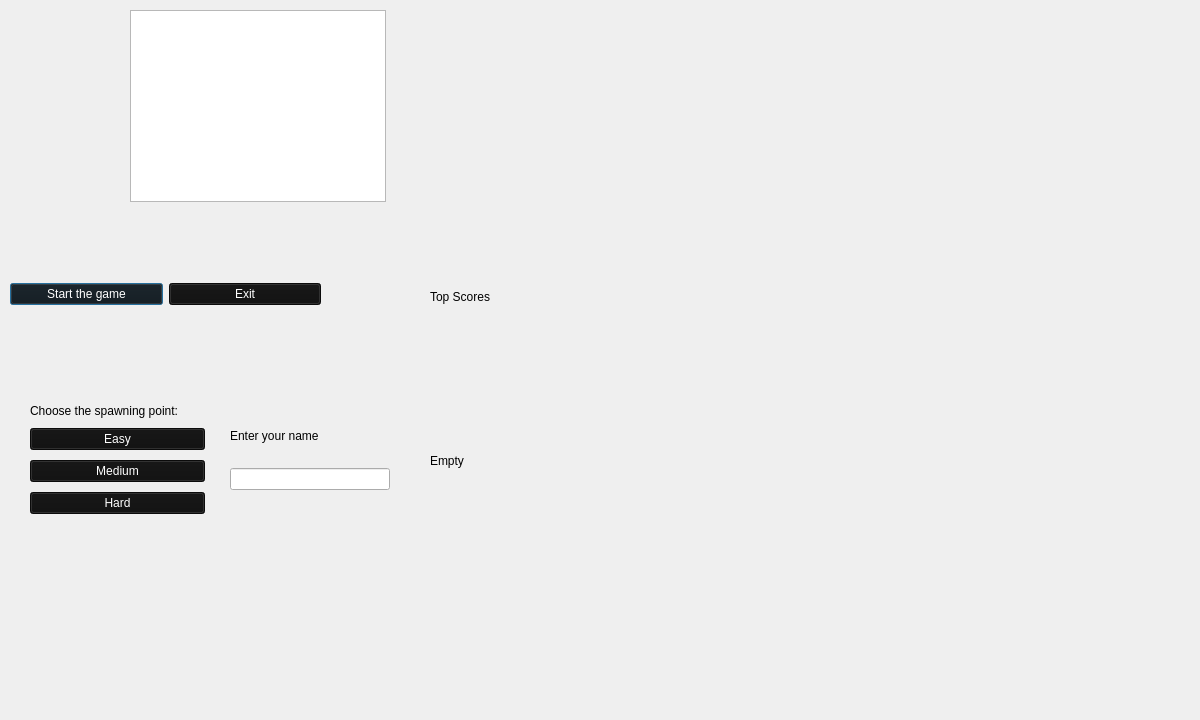
<?xml version="1.0" encoding="UTF-8"?>
<ui version="4.0">
 <class>StartMenu</class>
 <widget class="QDialog" name="StartMenu">
  <property name="geometry">
   <rect>
    <x>0</x>
    <y>0</y>
    <width>1200</width>
    <height>720</height>
   </rect>
  </property>
  <property name="sizePolicy">
   <sizepolicy hsizetype="Fixed" vsizetype="Fixed">
    <horstretch>0</horstretch>
    <verstretch>0</verstretch>
   </sizepolicy>
  </property>
  <property name="minimumSize">
   <size>
    <width>1200</width>
    <height>720</height>
   </size>
  </property>
  <property name="maximumSize">
   <size>
    <width>1200</width>
    <height>720</height>
   </size>
  </property>
  <property name="windowTitle">
   <string>Dialog</string>
  </property>
  <widget class="QWidget" name="layoutWidget">
   <property name="geometry">
    <rect>
     <x>10</x>
     <y>280</y>
     <width>311</width>
     <height>28</height>
    </rect>
   </property>
   <layout class="QHBoxLayout" name="horizontalLayout">
    <item>
     <widget class="QPushButton" name="StartBtn">
      <property name="palette">
       <palette>
        <active>
         <colorrole role="Button">
          <brush brushstyle="SolidPattern">
           <color alpha="255">
            <red>16</red>
            <green>16</green>
            <blue>16</blue>
           </color>
          </brush>
         </colorrole>
         <colorrole role="ButtonText">
          <brush brushstyle="SolidPattern">
           <color alpha="255">
            <red>255</red>
            <green>255</green>
            <blue>255</blue>
           </color>
          </brush>
         </colorrole>
         <colorrole role="Base">
          <brush brushstyle="SolidPattern">
           <color alpha="255">
            <red>16</red>
            <green>16</green>
            <blue>16</blue>
           </color>
          </brush>
         </colorrole>
         <colorrole role="Window">
          <brush brushstyle="SolidPattern">
           <color alpha="255">
            <red>16</red>
            <green>16</green>
            <blue>16</blue>
           </color>
          </brush>
         </colorrole>
        </active>
        <inactive>
         <colorrole role="Button">
          <brush brushstyle="SolidPattern">
           <color alpha="255">
            <red>16</red>
            <green>16</green>
            <blue>16</blue>
           </color>
          </brush>
         </colorrole>
         <colorrole role="ButtonText">
          <brush brushstyle="SolidPattern">
           <color alpha="255">
            <red>255</red>
            <green>255</green>
            <blue>255</blue>
           </color>
          </brush>
         </colorrole>
         <colorrole role="Base">
          <brush brushstyle="SolidPattern">
           <color alpha="255">
            <red>16</red>
            <green>16</green>
            <blue>16</blue>
           </color>
          </brush>
         </colorrole>
         <colorrole role="Window">
          <brush brushstyle="SolidPattern">
           <color alpha="255">
            <red>16</red>
            <green>16</green>
            <blue>16</blue>
           </color>
          </brush>
         </colorrole>
        </inactive>
        <disabled>
         <colorrole role="Button">
          <brush brushstyle="SolidPattern">
           <color alpha="255">
            <red>16</red>
            <green>16</green>
            <blue>16</blue>
           </color>
          </brush>
         </colorrole>
         <colorrole role="ButtonText">
          <brush brushstyle="SolidPattern">
           <color alpha="255">
            <red>120</red>
            <green>120</green>
            <blue>120</blue>
           </color>
          </brush>
         </colorrole>
         <colorrole role="Base">
          <brush brushstyle="SolidPattern">
           <color alpha="255">
            <red>16</red>
            <green>16</green>
            <blue>16</blue>
           </color>
          </brush>
         </colorrole>
         <colorrole role="Window">
          <brush brushstyle="SolidPattern">
           <color alpha="255">
            <red>16</red>
            <green>16</green>
            <blue>16</blue>
           </color>
          </brush>
         </colorrole>
        </disabled>
       </palette>
      </property>
      <property name="styleSheet">
       <string notr="true">background-color: rgb(16, 16, 16);</string>
      </property>
      <property name="text">
       <string>Start the game</string>
      </property>
     </widget>
    </item>
    <item>
     <widget class="QPushButton" name="ExitBtn">
      <property name="palette">
       <palette>
        <active>
         <colorrole role="Button">
          <brush brushstyle="SolidPattern">
           <color alpha="255">
            <red>16</red>
            <green>16</green>
            <blue>16</blue>
           </color>
          </brush>
         </colorrole>
         <colorrole role="ButtonText">
          <brush brushstyle="SolidPattern">
           <color alpha="255">
            <red>255</red>
            <green>255</green>
            <blue>255</blue>
           </color>
          </brush>
         </colorrole>
         <colorrole role="Base">
          <brush brushstyle="SolidPattern">
           <color alpha="255">
            <red>16</red>
            <green>16</green>
            <blue>16</blue>
           </color>
          </brush>
         </colorrole>
         <colorrole role="Window">
          <brush brushstyle="SolidPattern">
           <color alpha="255">
            <red>16</red>
            <green>16</green>
            <blue>16</blue>
           </color>
          </brush>
         </colorrole>
        </active>
        <inactive>
         <colorrole role="Button">
          <brush brushstyle="SolidPattern">
           <color alpha="255">
            <red>16</red>
            <green>16</green>
            <blue>16</blue>
           </color>
          </brush>
         </colorrole>
         <colorrole role="ButtonText">
          <brush brushstyle="SolidPattern">
           <color alpha="255">
            <red>255</red>
            <green>255</green>
            <blue>255</blue>
           </color>
          </brush>
         </colorrole>
         <colorrole role="Base">
          <brush brushstyle="SolidPattern">
           <color alpha="255">
            <red>16</red>
            <green>16</green>
            <blue>16</blue>
           </color>
          </brush>
         </colorrole>
         <colorrole role="Window">
          <brush brushstyle="SolidPattern">
           <color alpha="255">
            <red>16</red>
            <green>16</green>
            <blue>16</blue>
           </color>
          </brush>
         </colorrole>
        </inactive>
        <disabled>
         <colorrole role="Button">
          <brush brushstyle="SolidPattern">
           <color alpha="255">
            <red>16</red>
            <green>16</green>
            <blue>16</blue>
           </color>
          </brush>
         </colorrole>
         <colorrole role="ButtonText">
          <brush brushstyle="SolidPattern">
           <color alpha="255">
            <red>120</red>
            <green>120</green>
            <blue>120</blue>
           </color>
          </brush>
         </colorrole>
         <colorrole role="Base">
          <brush brushstyle="SolidPattern">
           <color alpha="255">
            <red>16</red>
            <green>16</green>
            <blue>16</blue>
           </color>
          </brush>
         </colorrole>
         <colorrole role="Window">
          <brush brushstyle="SolidPattern">
           <color alpha="255">
            <red>16</red>
            <green>16</green>
            <blue>16</blue>
           </color>
          </brush>
         </colorrole>
        </disabled>
       </palette>
      </property>
      <property name="styleSheet">
       <string notr="true">background-color: rgb(16,16,16);</string>
      </property>
      <property name="text">
       <string>Exit</string>
      </property>
     </widget>
    </item>
   </layout>
  </widget>
  <widget class="QGraphicsView" name="graphicsView">
   <property name="geometry">
    <rect>
     <x>130</x>
     <y>10</y>
     <width>256</width>
     <height>192</height>
    </rect>
   </property>
  </widget>
  <widget class="QWidget" name="verticalLayoutWidget_2">
   <property name="geometry">
    <rect>
     <x>430</x>
     <y>290</y>
     <width>411</width>
     <height>321</height>
    </rect>
   </property>
   <layout class="QVBoxLayout" name="verticalLayout_2">
    <item>
     <widget class="QLabel" name="label_2">
      <property name="sizePolicy">
       <sizepolicy hsizetype="Fixed" vsizetype="Fixed">
        <horstretch>0</horstretch>
        <verstretch>0</verstretch>
       </sizepolicy>
      </property>
      <property name="minimumSize">
       <size>
        <width>0</width>
        <height>0</height>
       </size>
      </property>
      <property name="text">
       <string>Top Scores</string>
      </property>
     </widget>
    </item>
    <item>
     <widget class="QLabel" name="scores">
      <property name="text">
       <string>Empty</string>
      </property>
     </widget>
    </item>
   </layout>
  </widget>
  <widget class="QWidget" name="verticalLayoutWidget_3">
   <property name="geometry">
    <rect>
     <x>230</x>
     <y>410</y>
     <width>160</width>
     <height>80</height>
    </rect>
   </property>
   <layout class="QVBoxLayout" name="verticalLayout_3">
    <item>
     <widget class="QLabel" name="label">
      <property name="text">
       <string>Enter your name</string>
      </property>
     </widget>
    </item>
    <item>
     <widget class="QLineEdit" name="lineEdit"/>
    </item>
   </layout>
  </widget>
  <widget class="QWidget" name="horizontalLayoutWidget">
   <property name="geometry">
    <rect>
     <x>30</x>
     <y>400</y>
     <width>175</width>
     <height>118</height>
    </rect>
   </property>
   <layout class="QHBoxLayout" name="horizontalLayout_2">
    <item>
     <layout class="QVBoxLayout" name="verticalLayout">
      <item>
       <widget class="QLabel" name="difficultyLbl">
        <property name="sizePolicy">
         <sizepolicy hsizetype="Fixed" vsizetype="Fixed">
          <horstretch>0</horstretch>
          <verstretch>0</verstretch>
         </sizepolicy>
        </property>
        <property name="text">
         <string>Choose the spawning point:</string>
        </property>
       </widget>
      </item>
      <item>
       <widget class="QPushButton" name="easyBtn">
        <property name="palette">
         <palette>
          <active>
           <colorrole role="Button">
            <brush brushstyle="SolidPattern">
             <color alpha="255">
              <red>16</red>
              <green>16</green>
              <blue>16</blue>
             </color>
            </brush>
           </colorrole>
           <colorrole role="ButtonText">
            <brush brushstyle="SolidPattern">
             <color alpha="255">
              <red>255</red>
              <green>255</green>
              <blue>255</blue>
             </color>
            </brush>
           </colorrole>
           <colorrole role="Base">
            <brush brushstyle="SolidPattern">
             <color alpha="255">
              <red>16</red>
              <green>16</green>
              <blue>16</blue>
             </color>
            </brush>
           </colorrole>
           <colorrole role="Window">
            <brush brushstyle="SolidPattern">
             <color alpha="255">
              <red>16</red>
              <green>16</green>
              <blue>16</blue>
             </color>
            </brush>
           </colorrole>
          </active>
          <inactive>
           <colorrole role="Button">
            <brush brushstyle="SolidPattern">
             <color alpha="255">
              <red>16</red>
              <green>16</green>
              <blue>16</blue>
             </color>
            </brush>
           </colorrole>
           <colorrole role="ButtonText">
            <brush brushstyle="SolidPattern">
             <color alpha="255">
              <red>255</red>
              <green>255</green>
              <blue>255</blue>
             </color>
            </brush>
           </colorrole>
           <colorrole role="Base">
            <brush brushstyle="SolidPattern">
             <color alpha="255">
              <red>16</red>
              <green>16</green>
              <blue>16</blue>
             </color>
            </brush>
           </colorrole>
           <colorrole role="Window">
            <brush brushstyle="SolidPattern">
             <color alpha="255">
              <red>16</red>
              <green>16</green>
              <blue>16</blue>
             </color>
            </brush>
           </colorrole>
          </inactive>
          <disabled>
           <colorrole role="Button">
            <brush brushstyle="SolidPattern">
             <color alpha="255">
              <red>16</red>
              <green>16</green>
              <blue>16</blue>
             </color>
            </brush>
           </colorrole>
           <colorrole role="ButtonText">
            <brush brushstyle="SolidPattern">
             <color alpha="255">
              <red>120</red>
              <green>120</green>
              <blue>120</blue>
             </color>
            </brush>
           </colorrole>
           <colorrole role="Base">
            <brush brushstyle="SolidPattern">
             <color alpha="255">
              <red>16</red>
              <green>16</green>
              <blue>16</blue>
             </color>
            </brush>
           </colorrole>
           <colorrole role="Window">
            <brush brushstyle="SolidPattern">
             <color alpha="255">
              <red>16</red>
              <green>16</green>
              <blue>16</blue>
             </color>
            </brush>
           </colorrole>
          </disabled>
         </palette>
        </property>
        <property name="styleSheet">
         <string notr="true">background-color: rgb(16,16,16);</string>
        </property>
        <property name="text">
         <string>Easy</string>
        </property>
       </widget>
      </item>
      <item>
       <widget class="QPushButton" name="mediumBtn">
        <property name="palette">
         <palette>
          <active>
           <colorrole role="Button">
            <brush brushstyle="SolidPattern">
             <color alpha="255">
              <red>16</red>
              <green>16</green>
              <blue>16</blue>
             </color>
            </brush>
           </colorrole>
           <colorrole role="ButtonText">
            <brush brushstyle="SolidPattern">
             <color alpha="255">
              <red>255</red>
              <green>255</green>
              <blue>255</blue>
             </color>
            </brush>
           </colorrole>
           <colorrole role="Base">
            <brush brushstyle="SolidPattern">
             <color alpha="255">
              <red>16</red>
              <green>16</green>
              <blue>16</blue>
             </color>
            </brush>
           </colorrole>
           <colorrole role="Window">
            <brush brushstyle="SolidPattern">
             <color alpha="255">
              <red>16</red>
              <green>16</green>
              <blue>16</blue>
             </color>
            </brush>
           </colorrole>
          </active>
          <inactive>
           <colorrole role="Button">
            <brush brushstyle="SolidPattern">
             <color alpha="255">
              <red>16</red>
              <green>16</green>
              <blue>16</blue>
             </color>
            </brush>
           </colorrole>
           <colorrole role="ButtonText">
            <brush brushstyle="SolidPattern">
             <color alpha="255">
              <red>255</red>
              <green>255</green>
              <blue>255</blue>
             </color>
            </brush>
           </colorrole>
           <colorrole role="Base">
            <brush brushstyle="SolidPattern">
             <color alpha="255">
              <red>16</red>
              <green>16</green>
              <blue>16</blue>
             </color>
            </brush>
           </colorrole>
           <colorrole role="Window">
            <brush brushstyle="SolidPattern">
             <color alpha="255">
              <red>16</red>
              <green>16</green>
              <blue>16</blue>
             </color>
            </brush>
           </colorrole>
          </inactive>
          <disabled>
           <colorrole role="Button">
            <brush brushstyle="SolidPattern">
             <color alpha="255">
              <red>16</red>
              <green>16</green>
              <blue>16</blue>
             </color>
            </brush>
           </colorrole>
           <colorrole role="ButtonText">
            <brush brushstyle="SolidPattern">
             <color alpha="255">
              <red>120</red>
              <green>120</green>
              <blue>120</blue>
             </color>
            </brush>
           </colorrole>
           <colorrole role="Base">
            <brush brushstyle="SolidPattern">
             <color alpha="255">
              <red>16</red>
              <green>16</green>
              <blue>16</blue>
             </color>
            </brush>
           </colorrole>
           <colorrole role="Window">
            <brush brushstyle="SolidPattern">
             <color alpha="255">
              <red>16</red>
              <green>16</green>
              <blue>16</blue>
             </color>
            </brush>
           </colorrole>
          </disabled>
         </palette>
        </property>
        <property name="styleSheet">
         <string notr="true">background-color: rgb(16,16,16);</string>
        </property>
        <property name="text">
         <string>Medium</string>
        </property>
       </widget>
      </item>
      <item>
       <widget class="QPushButton" name="hardBtn">
        <property name="palette">
         <palette>
          <active>
           <colorrole role="Button">
            <brush brushstyle="SolidPattern">
             <color alpha="255">
              <red>16</red>
              <green>16</green>
              <blue>16</blue>
             </color>
            </brush>
           </colorrole>
           <colorrole role="ButtonText">
            <brush brushstyle="SolidPattern">
             <color alpha="255">
              <red>255</red>
              <green>255</green>
              <blue>255</blue>
             </color>
            </brush>
           </colorrole>
           <colorrole role="Base">
            <brush brushstyle="SolidPattern">
             <color alpha="255">
              <red>16</red>
              <green>16</green>
              <blue>16</blue>
             </color>
            </brush>
           </colorrole>
           <colorrole role="Window">
            <brush brushstyle="SolidPattern">
             <color alpha="255">
              <red>16</red>
              <green>16</green>
              <blue>16</blue>
             </color>
            </brush>
           </colorrole>
          </active>
          <inactive>
           <colorrole role="Button">
            <brush brushstyle="SolidPattern">
             <color alpha="255">
              <red>16</red>
              <green>16</green>
              <blue>16</blue>
             </color>
            </brush>
           </colorrole>
           <colorrole role="ButtonText">
            <brush brushstyle="SolidPattern">
             <color alpha="255">
              <red>255</red>
              <green>255</green>
              <blue>255</blue>
             </color>
            </brush>
           </colorrole>
           <colorrole role="Base">
            <brush brushstyle="SolidPattern">
             <color alpha="255">
              <red>16</red>
              <green>16</green>
              <blue>16</blue>
             </color>
            </brush>
           </colorrole>
           <colorrole role="Window">
            <brush brushstyle="SolidPattern">
             <color alpha="255">
              <red>16</red>
              <green>16</green>
              <blue>16</blue>
             </color>
            </brush>
           </colorrole>
          </inactive>
          <disabled>
           <colorrole role="Button">
            <brush brushstyle="SolidPattern">
             <color alpha="255">
              <red>16</red>
              <green>16</green>
              <blue>16</blue>
             </color>
            </brush>
           </colorrole>
           <colorrole role="ButtonText">
            <brush brushstyle="SolidPattern">
             <color alpha="255">
              <red>120</red>
              <green>120</green>
              <blue>120</blue>
             </color>
            </brush>
           </colorrole>
           <colorrole role="Base">
            <brush brushstyle="SolidPattern">
             <color alpha="255">
              <red>16</red>
              <green>16</green>
              <blue>16</blue>
             </color>
            </brush>
           </colorrole>
           <colorrole role="Window">
            <brush brushstyle="SolidPattern">
             <color alpha="255">
              <red>16</red>
              <green>16</green>
              <blue>16</blue>
             </color>
            </brush>
           </colorrole>
          </disabled>
         </palette>
        </property>
        <property name="styleSheet">
         <string notr="true">background-color: rgb(16,16,16);</string>
        </property>
        <property name="text">
         <string>Hard</string>
        </property>
       </widget>
      </item>
     </layout>
    </item>
   </layout>
  </widget>
  <zorder>graphicsView</zorder>
  <zorder>layoutWidget</zorder>
  <zorder>verticalLayoutWidget_2</zorder>
  <zorder>verticalLayoutWidget_3</zorder>
  <zorder>horizontalLayoutWidget</zorder>
 </widget>
 <resources/>
 <connections/>
</ui>
